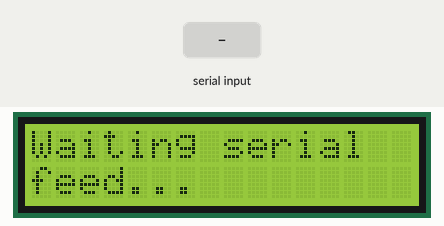
Recording of a sketch running on a simulated Arduino Uno, built with avr-gcc and run on an emulated ATmega328P. Parts: 16×2 character LCD. The inputs (shaded band) are chosen by the test bench.

Above: at 1.2 s.
1.3 s: "|\n" received over Serial
At 2.3 s:
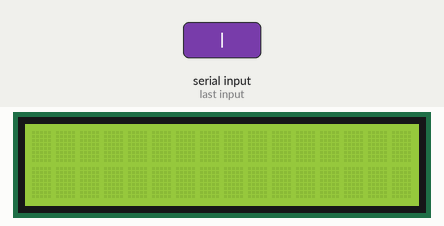
2.8 s: "1\n" received over Serial
At 3.5 s:
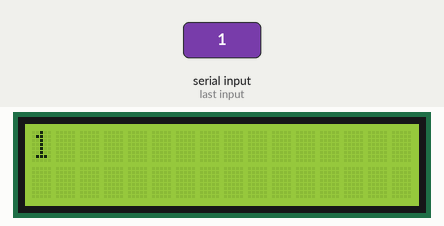
Timing chart, 0 to 5.8 s (numbered marks = the images above; inputs shaded):
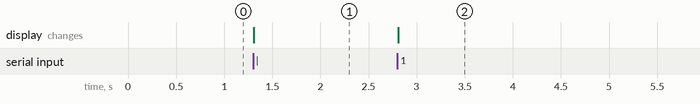

Measured:
- after the input at 1.3 s, the display: changes at once (image 1)
- after the input at 2.8 s, the display: changes at once (image 2)

The sketch:

04_lcd_city_datetime_temp_feed_000150.ino
```cpp
#include <LiquidCrystal.h>
#include <string.h>
#include <lcd_shared.h>

// HD44780 16x2 in 4-bit mode: RS, E, D4, D5, D6, D7
LiquidCrystal lcd(
  lcdlab::kPinRs, lcdlab::kPinE, lcdlab::kPinD4,
  lcdlab::kPinD5, lcdlab::kPinD6, lcdlab::kPinD7
);

const uint8_t COLS = lcdlab::kCols;
const uint8_t ROWS = lcdlab::kRows;
const size_t INPUT_MAX = 64;

char inputLine[INPUT_MAX + 1];
size_t inputLen = 0;
char currentLine1[COLS + 1];
char currentLine2[COLS + 1];

void renderDisplay() {
  // Render from stable "current" buffers so partial serial lines do not flicker.
  lcdlab::writeRow(lcd, 0, currentLine1, strlen(currentLine1));
  lcdlab::writeRow(lcd, 1, currentLine2, strlen(currentLine2));
}

void showText(const char *payload) {
  // Parse "line1|line2" in-place using fixed buffers.
  char line1[COLS + 1];
  char line2[COLS + 1];
  size_t l1 = 0;
  size_t l2 = 0;
  bool secondLine = false;

  memset(line1, 0, sizeof(line1));
  memset(line2, 0, sizeof(line2));

  for (size_t i = 0; payload[i] != '\0'; i++) {
    char c = payload[i];
    if (c == '|') {
      // First delimiter splits row1 and row2.
      secondLine = true;
      continue;
    }
    if (!secondLine) {
      if (l1 < COLS) {
        line1[l1++] = c;
      }
    } else {
      if (l2 < COLS) {
        line2[l2++] = c;
      }
    }
  }

  lcdlab::copyClampedRow(currentLine1, line1);
  lcdlab::copyClampedRow(currentLine2, line2);
  renderDisplay();
}

void setup() {
  lcdlab::beginDefault16x2(lcd);
  lcd.clear();
  lcd.setCursor(0, 0);
  lcd.print("Waiting serial");
  lcd.setCursor(0, 1);
  lcd.print("feed...");

  Serial.begin(9600);
  // Initialize parser + render buffers.
  memset(inputLine, 0, sizeof(inputLine));
  inputLen = 0;
  lcdlab::copyClampedRow(currentLine1, "Waiting serial");
  lcdlab::copyClampedRow(currentLine2, "feed...");
}

void loop() {
  // Read serial incrementally and render only on newline-delimited payloads.
  // Expected format from host: "line1|line2\n".
  while (Serial.available() > 0) {
    char c = (char)Serial.read();

    if (c == '\n') {
      if (inputLen > 0) {
        inputLine[inputLen] = '\0';
        showText(inputLine);
      }
      inputLen = 0;
      inputLine[0] = '\0';
    } else if (c != '\r' && lcdlab::isPrintableAscii(c)) {
      if (inputLen < INPUT_MAX) {
        inputLine[inputLen++] = c;
      } else {
        // Reset on overflow to avoid stale/partial frame rendering.
        inputLen = 0;
        inputLine[0] = '\0';
      }
    }
  }
}
```
